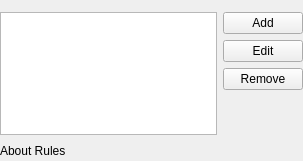
<?xml version="1.0" encoding="UTF-8"?>
<ui version="4.0">
 <class>DynamicRules</class>
 <widget class="QWidget" name="DynamicRules">
  <property name="geometry">
   <rect>
    <x>0</x>
    <y>0</y>
    <width>303</width>
    <height>161</height>
   </rect>
  </property>
  <layout class="QVBoxLayout" name="verticalLayout">
   <property name="margin">
    <number>0</number>
   </property>
   <item>
    <widget class="MessageWidget" name="messageWidget">
     <property name="frameShape">
      <enum>QFrame::StyledPanel</enum>
     </property>
     <property name="frameShadow">
      <enum>QFrame::Raised</enum>
     </property>
    </widget>
   </item>
   <item>
    <widget class="LineEdit" name="nameText" native="true">
     <property name="placeholderText" stdset="0">
      <string>Name of Dynamic Rules</string>
     </property>
    </widget>
   </item>
   <item>
    <widget class="QWidget" name="controls" native="true">
     <layout class="QGridLayout" name="gridLayout">
      <property name="margin">
       <number>0</number>
      </property>
      <item row="0" column="0" rowspan="4" colspan="2">
       <widget class="ListView" name="rulesList">
        <property name="sizePolicy">
         <sizepolicy hsizetype="Expanding" vsizetype="Expanding">
          <horstretch>1</horstretch>
          <verstretch>0</verstretch>
         </sizepolicy>
        </property>
       </widget>
      </item>
      <item row="0" column="2">
       <widget class="QPushButton" name="addBtn">
        <property name="text">
         <string>Add</string>
        </property>
       </widget>
      </item>
      <item row="1" column="2">
       <widget class="QPushButton" name="editBtn">
        <property name="text">
         <string>Edit</string>
        </property>
       </widget>
      </item>
      <item row="2" column="2">
       <widget class="QPushButton" name="removeBtn">
        <property name="text">
         <string>Remove</string>
        </property>
       </widget>
      </item>
      <item row="3" column="2">
       <spacer name="verticalSpacer">
        <property name="orientation">
         <enum>Qt::Vertical</enum>
        </property>
        <property name="sizeHint" stdset="0">
         <size>
          <width>20</width>
          <height>53</height>
         </size>
        </property>
       </spacer>
      </item>
      <item row="4" column="0">
       <widget class="UrlLabel" name="aboutLabel">
        <property name="sizePolicy">
         <sizepolicy hsizetype="Maximum" vsizetype="Preferred">
          <horstretch>0</horstretch>
          <verstretch>0</verstretch>
         </sizepolicy>
        </property>
        <property name="text">
         <string>About Rules</string>
        </property>
       </widget>
      </item>
      <item row="4" column="1" colspan="2">
       <spacer name="horizontalSpacer">
        <property name="orientation">
         <enum>Qt::Horizontal</enum>
        </property>
        <property name="sizeHint" stdset="0">
         <size>
          <width>220</width>
          <height>20</height>
         </size>
        </property>
       </spacer>
      </item>
     </layout>
    </widget>
   </item>
  </layout>
 </widget>
 <customwidgets>
  <customwidget>
   <class>UrlLabel</class>
   <extends>QLabel</extends>
   <header>support/urllabel.h</header>
  </customwidget>
  <customwidget>
   <class>LineEdit</class>
   <extends>QWidget</extends>
   <header>support/lineedit.h</header>
  </customwidget>
  <customwidget>
   <class>ListView</class>
   <extends>QListView</extends>
   <header>widgets/listview.h</header>
  </customwidget>
  <customwidget>
   <class>MessageWidget</class>
   <extends>QFrame</extends>
   <header>support/messagewidget.h</header>
   <container>1</container>
  </customwidget>
 </customwidgets>
 <resources/>
 <connections/>
</ui>
